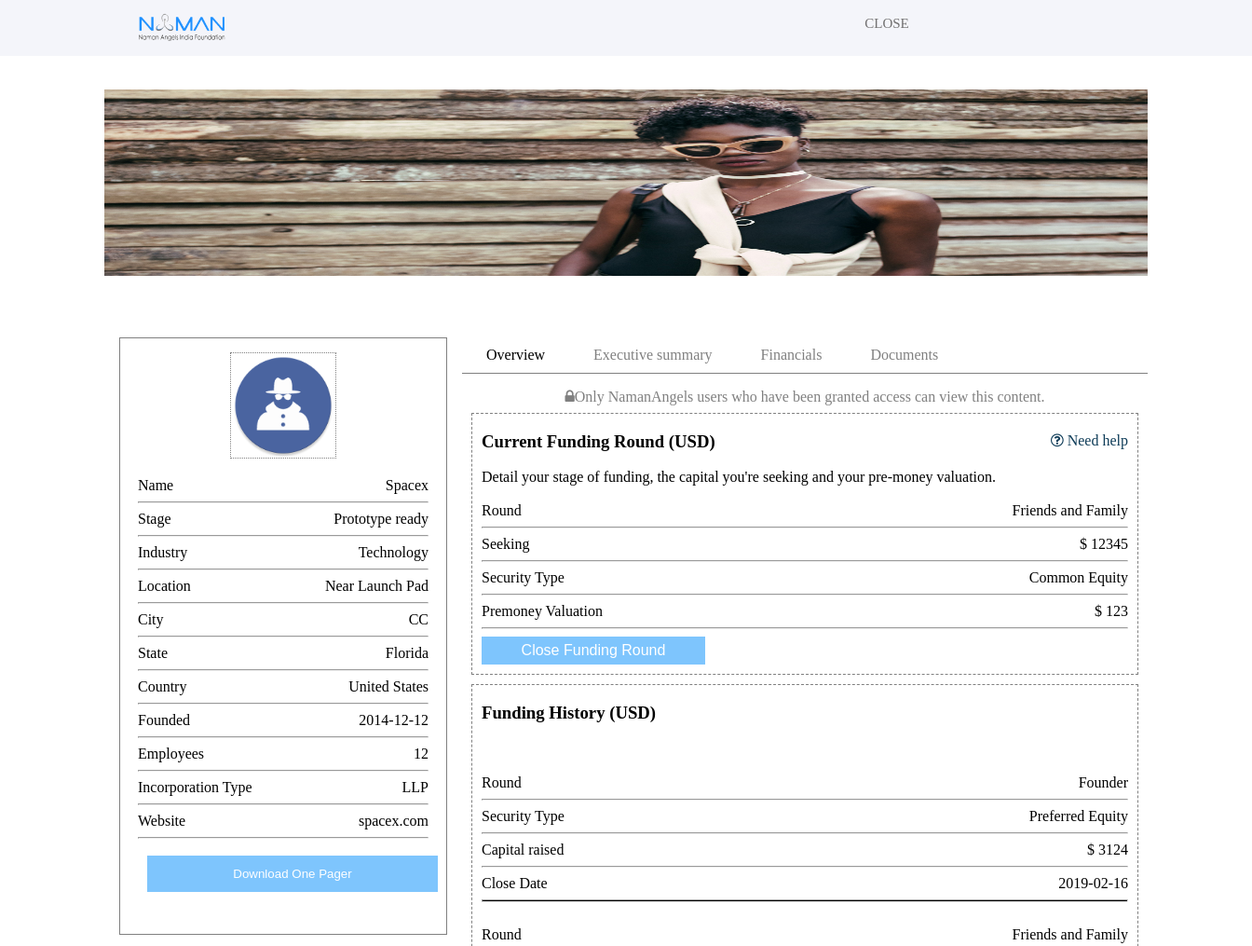
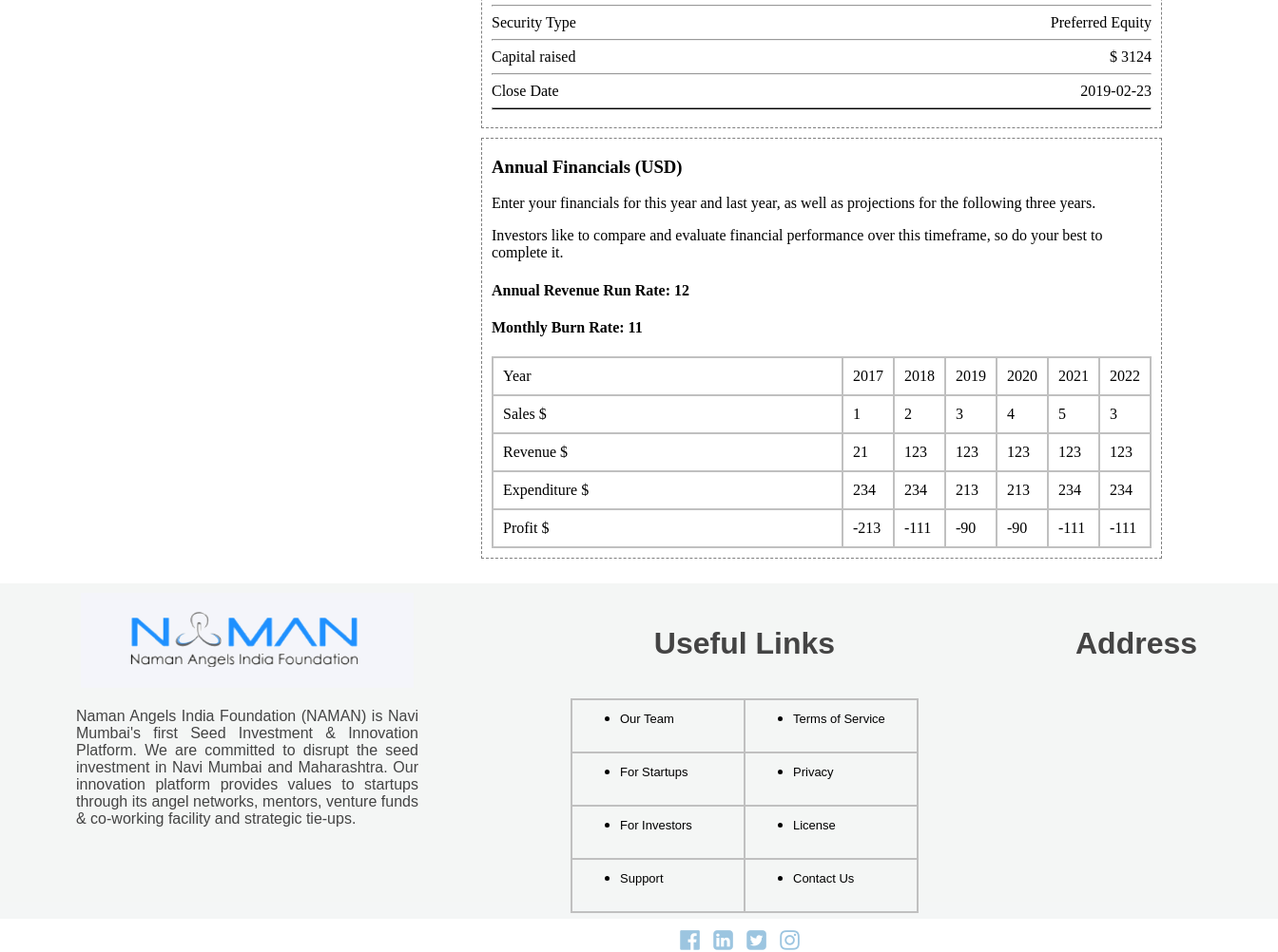
/Profile/Finance.php?s=1, run on the app's committed database (2 pictures, top to bottom).
### tables this page shows
CREATE TABLE `st_uploads` (
  `StpID` int(20) NOT NULL,
  `Logo` varchar(200) DEFAULT 'uploads/default/default.png',
  `BackImg` varchar(200) DEFAULT 'uploads/default/defaultbackimg.jpg',
  `PitchName` varchar(200) DEFAULT NULL,
  `PitchExt` varchar(10) DEFAULT NULL,
  `BPlan` varchar(200) DEFAULT NULL,
  `BPlanExt` varchar(200) DEFAULT NULL,
  `FProjection` varchar(200) DEFAULT NULL,
  `FProjectionExt` varchar(200) DEFAULT NULL,
  `AdDocs` varchar(200) DEFAULT NULL,
  `AdDocsExt` varchar(200) DEFAULT NULL
);

CREATE TABLE `st_details` (
  `StpID` int(20) NOT NULL,
  `Stname` varchar(200) NOT NULL,
  `Ffname` varchar(200) NOT NULL,
  `Sfname` varchar(200) NOT NULL,
  `Email` varchar(200) NOT NULL,
  `Phone` varchar(200) NOT NULL,
  `Type` varchar(200) NOT NULL,
  `Address` varchar(200) NOT NULL,
  `City` varchar(200) NOT NULL,
  `State` varchar(200) NOT NULL,
  `Country` varchar(200) NOT NULL,
  `Website` varchar(200) NOT NULL,
  `Investment` varchar(200) NOT NULL
);

CREATE TABLE `st_addetails` (
  `StpID` int(20) NOT NULL,
  `Stage` varchar(200) DEFAULT NULL,
  `DOF` varchar(200) DEFAULT NULL,
  `EmpNum` varchar(200) DEFAULT NULL,
  `IncType` varchar(200) DEFAULT NULL,
  `LinkedIn` varchar(200) DEFAULT NULL,
  `Twitter` varchar(200) DEFAULT NULL,
  `Facebook` varchar(200) DEFAULT NULL,
  `Instagram` varchar(200) DEFAULT NULL,
  `Youtube` varchar(200) DEFAULT NULL
);

CREATE TABLE `current_round` (
  `StpID` int(20) NOT NULL,
  `Round` varchar(30) NOT NULL,
  `Seeking` int(30) NOT NULL,
  `Security_type` varchar(30) NOT NULL,
  `Premoney_val` int(30) NOT NULL,
  `Val_cap` int(30) NOT NULL,
  `Conversion_disc` int(5) NOT NULL,
  `Interest_rate` int(5) NOT NULL,
  `Term_len` int(5) NOT NULL
);

CREATE TABLE `round_history` (
  `HistID` int(20) NOT NULL,
  `StpID` int(20) NOT NULL,
  `Round` varchar(30) NOT NULL,
  `Security_type` varchar(50) NOT NULL,
  `Capital_raised` int(30) NOT NULL,
  `Close_date` date NOT NULL
);

CREATE TABLE `annual_financial` (
  `StpID` int(20) NOT NULL,
  `revenue_rate` int(20) NOT NULL,
  `burn_rate` int(20) NOT NULL,
  `financial_annotation` varchar(200) NOT NULL,
  `revenue_driver` varchar(200) NOT NULL,
  `sales` int(30) NOT NULL,
  `revenue` int(30) NOT NULL,
  `expenditure` int(30) NOT NULL,
  `year` year(4) NOT NULL,
  `annual_fin_ID` int(20) NOT NULL
);

### Profile/Finance.php (the view, shortened to what this page needs)
<?php
	require '../server.php';
	$id = $_GET['s'];
	$qu = "SELECT * FROM st_details WHERE StpID = '$id'";
	$results = mysqli_query($db, $qu);
	$row = mysqli_fetch_assoc($results);
	$Stname = $row['Stname'];
	$Type = $row['Type'];
	$Address = $row['Address'];
	$City = $row['City'];
	$State = $row['State'];
	$Country = $row['Country'];
	$Website = $row['Website'];
	$q = "SELECT * FROM st_addetails WHERE StpID = '$id';";
	$results = mysqli_query($db, $q);
	$row = mysqli_fetch_assoc($results);
	$Stage = $row['Stage'] == "" ? '--' : $row['Stage'];
	$DOF = $row['DOF'] == "" ? '--' : $row['DOF'];
	$EmpNum = $row['EmpNum']==""? '--':$row['EmpNum'];
	$IncType = $row['IncType']==""? '--':$row['IncType'];
	$q = "SELECT * FROM st_uploads WHERE StpID = '$id';";
	$results = mysqli_query($db, $q);
	$row = mysqli_fetch_assoc($results);
	$Logo = $row['Logo'];
  	$Backimg = $row['BackImg'];
?>
<html>
    <head>
        <link rel="stylesheet" href="https://cdnjs.cloudflare.com/ajax/libs/font-awesome/4.7.0/css/font-awesome.min.css">
        <link rel="stylesheet" href="css/companyprof.css" type="text/css">
        <link rel="stylesheet" href="css/financial.css" type="text/css">
    </head>
    <body>
		<?php include('header.php') ?>
        <div class="container">
            <div class="main">
			<div class="backimg">
				<?php
						if($Backimg != ""){
							echo "<img src='../".$Backimg."' />";
						}
				?>
			</div>
                <div class="sideprof">
                    <div class="upload">
						<div><?= "<img src='../".$Logo."' />";?></div>
                    </div>
                    <ul class="proflist">
                        <li class="item">Name <span class="value"><?= $Stname?></span></li>
                        <li style="list-style: none; display: inline">
                            <hr>
                        </li>
                        <li class="item">Stage <span class="value"><?= $Stage?></span></li>
                        <li style="list-style: none; display: inline">
                            <hr>
                        </li>
                        <li class="item">Industry <span class="value"><?= $Type?></span></li>
                        <li style="list-style: none; display: inline">
                            <hr>
                        </li>
						<li class="item">Location <span class="value"><?= $Address?></span></li>
                        <li style="list-style: none; display: inline">
                            <hr>
                        </li>
                        <li class="item">City <span class="value"><?= $City?></span></li>
                        <li style="list-style: none; display: inline">
                            <hr>
                        </li>
						<li class="item">State <span class="value"><?= $State?></span></li>
                        <li style="list-style: none; display: inline">
                            <hr>
                        </li>
						<li class="item">Country <span class="value"><?= $Country?></span></li>
                        <li style="list-style: none; display: inline">
                            <hr>
                        </li>
                        <li class="item">Founded <span class="value"><?= $DOF?></span></li>
                        <li style="list-style: none; display: inline">
                            <hr>
                        </li>
                        <li class="item">Employees <span class="value"><?= $EmpNum?></span></li>
                        <li style="list-style: none; display: inline">
                            <hr>
                        </li>
                        <li class="item">Incorporation Type <span class="value"><?= $IncType?></span></li>
                        <li style="list-style: none; display: inline">
                            <hr>
                        </li>
                        <li class="item">Website <span class="value"><?= $Website?></span></li>
                        <li style="list-style: none; display: inline">
                            <hr>
                        </li>
                        <li><button class="b1" name="requestbtn" onclick="">Download One Pager</button></li>
                    </ul>
                </div>
				<div class="nav">
                    <div><a href="index.php?s=<?= $id?>" style="color:black;">Overview</a></div>
                    <div><a href="Exec.php?s=<?= $id?>">Executive summary</a></div>
                    <div><a href="Finance.php?s=<?= $id?>">Financials</a></div>
                    <div><a href="Doc.php?s=<?= $id?>">Documents</a></div>
                </div>
				<div class="summary">
					<center><i class="fa fa-lock icsize">Only NamanAngels users who have been granted access can view this content.</i></center>
					<div class="databox">
						<div style="float:right;margin-top:20px;"><a href="Consult.php" target="_blank"><i class="fa fa-question-circle-o"></i>&nbsp;Need help</a></div>
						<h3>Current Funding Round (USD)</h3>
							Detail your stage of funding, the capital you're seeking and your pre-money valuation.<br><br>
							<?php
								$q = "SELECT * FROM current_round";
								$results = mysqli_query($db, $q);
								while($row = mysqli_fetch_assoc($results)){
									if($row['StpID'] == $id){
										echo '<span style="float:left">Round</span><span style="float:right">'.$row['Round'].'</span><br/><hr>';
										echo '<span style="float:left">Seeking</span><span style="float:right">$ '.$row['Seeking'].'</span><br/><hr>';
										echo '<span style="float:left"></span>Security Type<span style="float:right">'.$row['Security_type'].'</span><br/><hr>';
										if($row['Security_type'] == 'Preferred Equity' || $row['Security_type'] == 'Common Equity'){
											echo '<span style="float:left">Premoney Valuation</span><span style="float:right">$ '.$row['Premoney_val'].'</span><br/><hr>';
										}
										echo '<button class="btnfund" onclick="clroundon()">Close Funding Round</button>';
									}
								}
							?>
					</div>
					<div class="databox">
						<h3>Funding History (USD)</h3><br>
						<?php
							$q= "SELECT * FROM round_history WHERE StpID = '$id';";
							$results = mysqli_query($db, $q);
							while($row=mysqli_fetch_assoc($results)){
								echo '<br>';
								echo '<span style="float:left">Round</span><span style="float:right">'.$row['Round'].'</span><br/><hr>';
								echo '<span style="float:left"></span>Security Type<span style="float:right">'.$row['Security_type'].'</span><br/><hr>';
								echo '<span style="float:left">Capital raised</span><span style="float:right">$ '.$row['Capital_raised'].'</span><br/><hr>';
								echo '<span style="float:left">Close Date</span><span style="float:right">'.$row['Close_date'].'</span><br/><hr style="height:1px; background-color:black;">';
							}
						?>
					</div>
					<div class="databox">
						<h3>Annual Financials (USD)</h3>
						<p>Enter your financials for this year and last year, as well as projections for the following three years.</p>
						<p>Investors like to compare and evaluate financial performance over this timeframe, so do your best to complete it.</p>
					<?php
						$y=date("Y");
						$q = "SELECT revenue_rate,burn_rate FROM annual_financial WHERE StpId='$id' AND year= '$y' ";
						$results = mysqli_query($db, $q);
						$row=mysqli_fetch_array($results);
						$revrr= $row[0];
						$mbr= $row[1];
					?>
						<h4>Annual Revenue Run Rate: <?=$revrr?></h4>
						<h4>Monthly Burn Rate: <?=$mbr?></h4>
							<table>
								<td>Year</td>
								<?php
									$q = "SELECT year FROM annual_financial WHERE StpID='$id'";
									$result = mysqli_query($db, $q);
									$storeArray = Array();
									$x=0;
									while ($row = mysqli_fetch_assoc($result)) {
										$storeArray[] =  $row['year'];
										echo '<td>'.$storeArray[$x++].'</td>';
									}
								?>
								<tr>
								<td>Sales $</td>
								<?php
									$q = "SELECT sales FROM annual_financial WHERE StpID='$id'";
									$result = mysqli_query($db, $q);
									$storeArray = Array();
									$x=0;
									while ($row = mysqli_fetch_assoc($result)) {
										$storeArray[] =  $row['sales'];
										echo '<td>'.$storeArray[$x++].'</td>';
									}
								?>
								</tr>
								<tr>
								<td>Revenue $</td>
								<?php
									$q = "SELECT revenue FROM annual_financial WHERE StpID='$id'";
									$result = mysqli_query($db, $q);
									$storeArray = Array();
									$x=0;
									while ($row = mysqli_fetch_assoc($result)) {
										$storeArray[] =  $row['revenue'];
										echo '<td>'.$storeArray[$x++].'</td>';
									}
								?>
								</tr>
								<tr>
									<td>Expenditure $</td>
									<?php
										$q = "SELECT expenditure FROM annual_financial WHERE StpID='$id'";
										$result = mysqli_query($db, $q);
										$storeArray = Array();
										$x=0;
										while ($row = mysqli_fetch_assoc($result)) {
											$storeArray[] =  $row['expenditure'];
											echo '<td>'.$storeArray[$x++].'</td>';
										}
									?>
								</tr>
								<tr>
								<td>Profit $</td>
								<?php
									$yr= date("Y") -2;
									for($i=0;$i<6;$i++){
										$q = "SELECT revenue,expenditure FROM annual_financial WHERE StpID='$id' AND year='$yr'";
										$result = mysqli_query($db, $q);
										$row = mysqli_fetch_array($result);
										$prof=$row[0]-$row[1];
										$yr=$yr+1;
										echo '<td>'.$prof.'</td>';
									}
								?>
								</tr>
							</table>
						</div>
					</div>
				</div>
			<?php require "../include/footer/footer.php" ?>
        </div>
    </body>
</html>

### data on the page
st_uploads: BackImg (picture), Logo (picture)
st_details: Stname "Spacex", Type "Technology", Address "Near Launch Pad", City "CC", State "Florida", Country "United States", Website "spacex.com"
st_addetails: Stage "Prototype ready", DOF "2014-12-12", EmpNum "12", IncType "LLP"
current_round: Round "Friends and Family", Seeking "12345", Security_type "Common Equity", Premoney_val "123"
round_history: Round "Founder", Security_type "Preferred Equity", Capital_raised "3124", Close_date "2019-02-16"
round_history: Round "Friends and Family", Security_type "Preferred Equity", Capital_raised "3124", Close_date "2019-02-23"
annual_financial: revenue_rate "12", burn_rate "11", x "2019", prof "-90"
annual_financial: x "2017", prof "-213"
annual_financial: x "2018", prof "-111"
annual_financial: x "2020", prof "-90"
annual_financial: x "2021", prof "-111"
annual_financial: x "2022", prof "-111"

### other printed values
$storeArray[$x++] "1"
$storeArray[$x++] "2"
$storeArray[$x++] "3"
$storeArray[$x++] "4"
$storeArray[$x++] "5"
$storeArray[$x++] "21"
$storeArray[$x++] "123"
$storeArray[$x++] "234"
$storeArray[$x++] "213"
